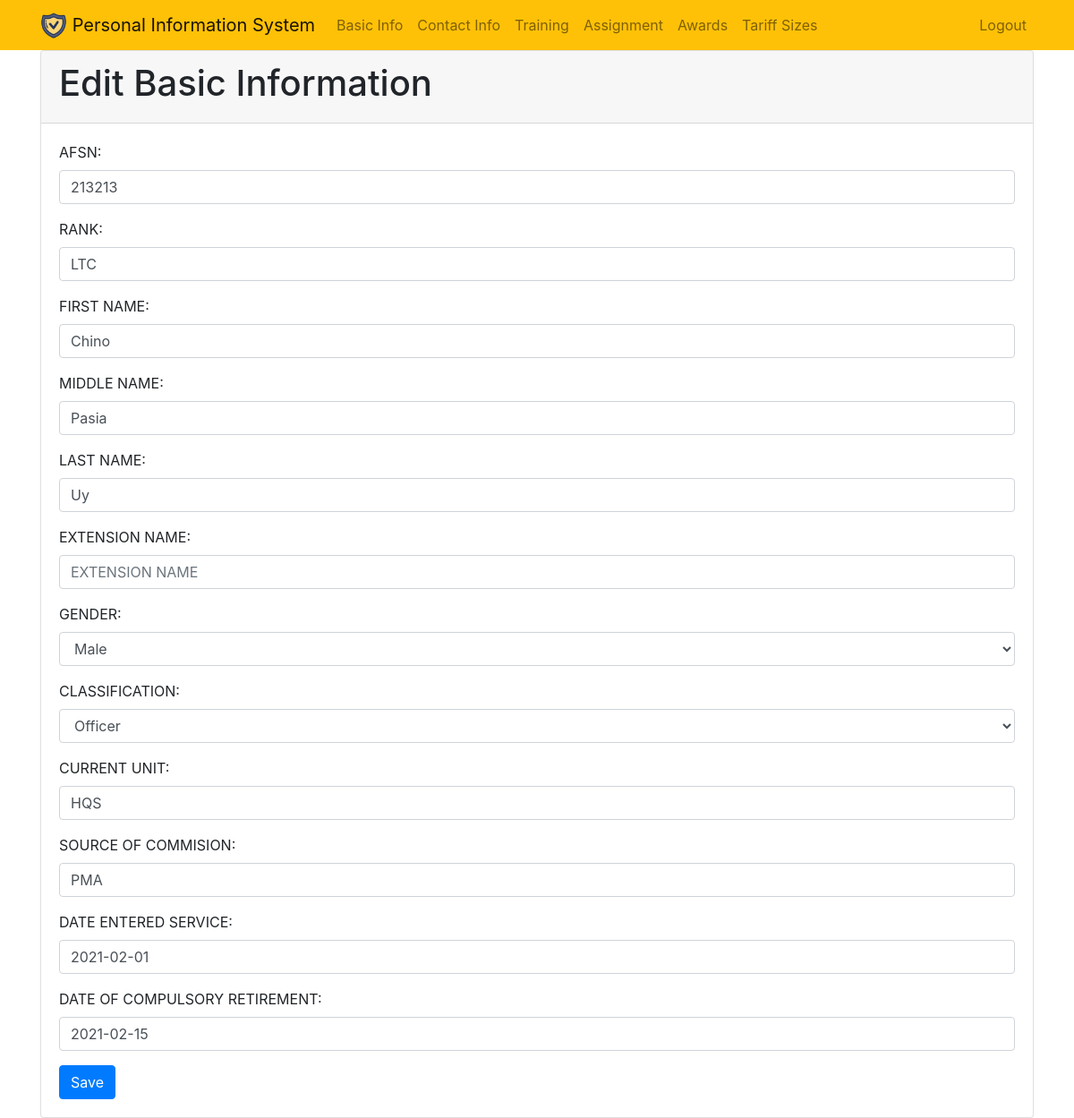
The page /basicinfo/edit/ (signed in) on the database its author committed.
### basic_info/models.py (models this page shows, shortened)
class BasicInfo(models.Model):
	afsn = models.CharField(max_length=10, blank=True, verbose_name='AFSN')
	firstname = models.CharField(max_length=50, blank=True, verbose_name='FIRST NAME')
	middlename = models.CharField(max_length=50, blank=True, verbose_name='MIDDLE NAME')
	lastname = models.CharField(max_length=50, blank=True, verbose_name='LAST NAME')
	extensionname = models.CharField(max_length=50, blank=True, verbose_name='EXTENSION NAME')
	gender_choice = (
        ("Male", "Male"),
        ("Female", "Female"),
    )
	gender = models.CharField(choices=gender_choice, max_length=20, blank=True, verbose_name='GENDER')
	classification_choice = (
        ("Officer", "Officer"),
        ("Enlisted", "Enlisted"),
    )
	classification = models.CharField(choices=classification_choice,max_length=20, blank=True, verbose_name='CLASSIFICATION')
	rank = models.CharField(max_length=20, blank=True, verbose_name='RANK')
	assign = models.CharField(max_length=20, blank=True, verbose_name='CURRENT UNIT')
	source = models.CharField(max_length=20, blank=True, verbose_name='SOURCE OF COMMISION')
	dateentersvc = models.DateField(null=True, blank=True, verbose_name='DATE ENTERED SERVICE')
	datecompret = models.DateField(null=True, blank=True, verbose_name='DATE OF COMPULSORY RETIREMENT')
	user = models.ForeignKey(User, on_delete=models.CASCADE)

### basic_info/views.py (the view, shortened to what this page needs)
# urls.py: path('edit/', views.basicinfoedit, name='basicinfoedit'),
@login_required
def basicinfoedit(request):
	basics = get_object_or_404(BasicInfo, user=request.user)
	if request.method == 'GET':
		form = BasicInfoForm(instance=basics)
		return render(request, 'basic_info/basicinfoedit.html', {'basics':basics, 'form':form})

### basic_info/templates/basic_info/basicinfoedit.html (shortened to what this page needs)
{% extends "basic_info/base.html" %}
{% block content %}
<div class="card">
    <div class="card-header">
        <h1>Edit Basic Information</h1>
    </div>
    <div class="card-body">
        <form action="" method="POST">
        {{ form.as_p }}
        <button type="submit" class="btn btn-primary">Save</button>
        </form>
    </div>
</div>
{% endblock %}

### rows shown on the page
BasicInfo: afsn "213213", rank "LTC", firstname "Chino", middlename "Pasia", lastname "Uy", gender "Male", classification "Officer", assign "HQS", source "PMA", dateentersvc "2021-02-01", datecompret "2021-02-15"
